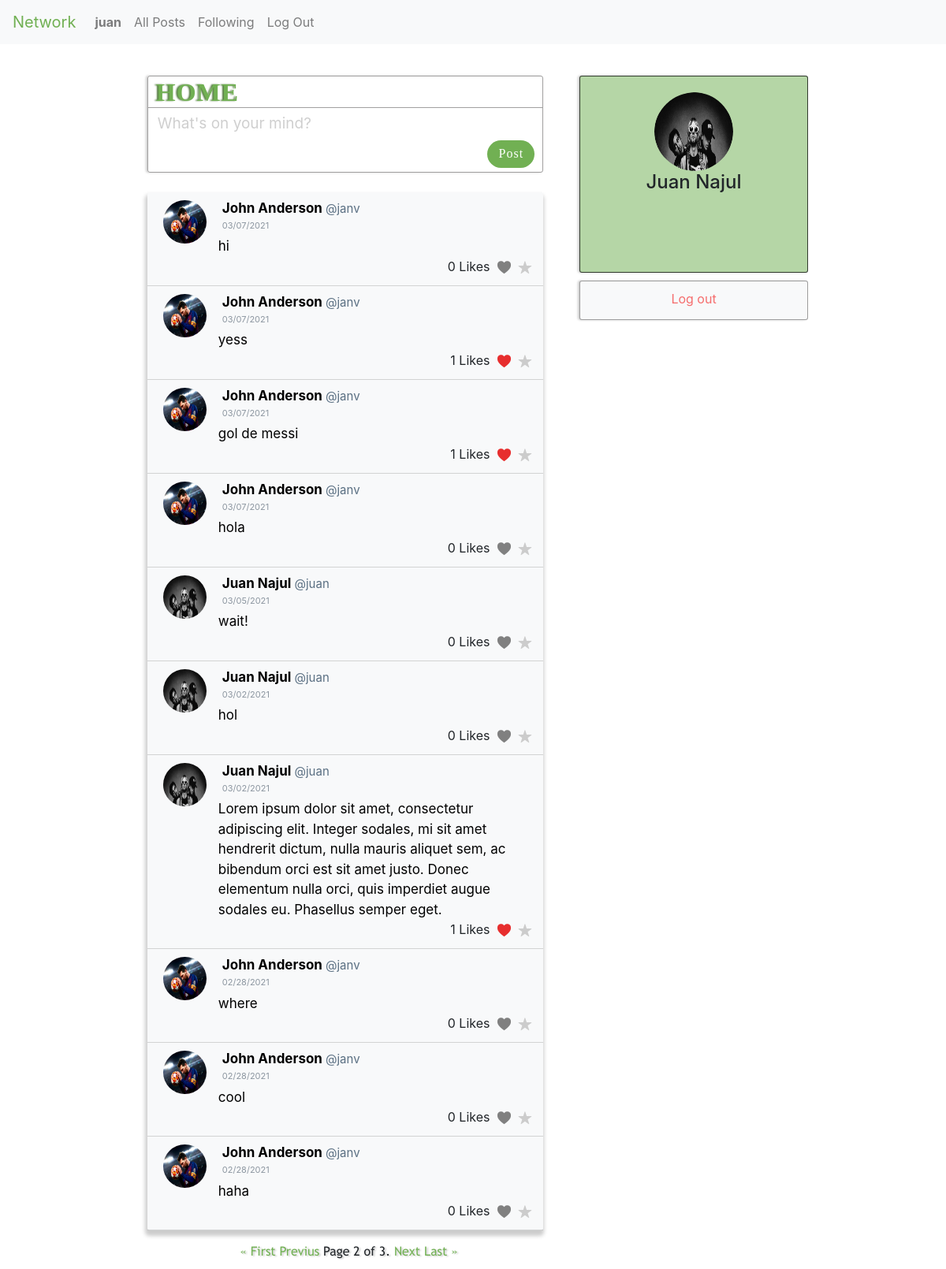
Page /?page=2 (signed in) on the committed database.
### network/models.py (models this page shows, shortened)
class User(AbstractUser):
    profile_image = models.ImageField(default='../static/network/img/defaultprofile.jpg', verbose_name='user_photo', upload_to='profile_img')
    pass

class Post(models.Model):
    content = models.CharField(max_length=255)
    user = models.ForeignKey(User, on_delete=models.CASCADE, related_name="author")
    likes = models.ManyToManyField(User, related_name="post_likes", null=True,blank=True)
    created_at = models.DateTimeField(auto_now_add=True)

### network/views.py (the view)
# urls.py: path("", views.index, name="index"),
def index(request):
    if request.method == "POST":
        if request.user.is_anonymous:
           return HttpResponseRedirect(reverse('index'))
        post_content = request.POST['content']
        new_post = Post(content=post_content, user=request.user)
        new_post.save()
        return HttpResponseRedirect(reverse('index'))
    else:
        posts= Post.objects.all().order_by("-id")
        paginator = Paginator(posts, 10)
        page_number = request.GET.get('page')
        page_obj = paginator.get_page(page_number)
        if request.user.is_authenticated:
            user_current = request.user
            current_user = get_object_or_404(User, username=user_current.username)
        else:
            current_user = None
        return render(request, "network/index.html", {
            "posts": page_obj,
            "current_user":current_user
        })

### network/templates/network/index.html (shortened to what this page needs)
{% extends "network/layout.html" %}
{% load static %}
{% block body %}
<section class="content">
    {% if user.is_authenticated %}
    <div id="post-content">
        <div class="container">
            <div class="row">
                <div id="create-post" class="col-12">
                    <div id="post-title">
                        <h2>HOME</h2s>
                    </div>
                    <div id="post-form" class="form-group">
                        <form action="{% url 'index' %}" method="POST">
                            <textarea oninput='this.style.height = "";this.style.height = this.scrollHeight + "px"'
                            class="form-control"
                            id="postContent"
                            rows="1"
                            maxlength="280"
                            name="content"
                            placeholder="What's on your mind?"></textarea>
                            <button type="submit" id="send-post">Post</button>
                        </form>
                    </div>
                </div>
            </div>
        </div>
    </div>
    {% endif %}
    <div id="profile-content">
        <div class="container">
            <div class="row">
                <aside id="profile-space" class="col-10">
                    {% if request.user.is_authenticated %}
                    <div class="row">
                        <div class="profile-photo">
                            <a href="{% url 'profile' username=current_user.username %}">
                                <img src="{{current_user.profile_image.url}}" alt="">
                            </a>
                        </div>
                    </div>
                    <div class="row">
                        <div class="profile-name">
                            {% if current_user.first_name|length >= 1 and current_user.last_name|length >= 1 %}
                            <h4>{{current_user.first_name}} {{current_user.last_name}}</h4>
                            {% else %}
                            <h4>@{{current_user.username}}</h4>
                            {% endif %}
                        </div>
                    </div>
                    {% endif %}
                </aside>
            </div>
            {% if request.user.is_authenticated %}
            <div class="row">
                <aside id="aside-logout" class="col-10">
                    <a href="{% url 'logout' %}">Log out</a>
                </aside>
            </div>
            {% endif %}
        </div>
    </div>
    <div id="published-content">
        <div class="container">
            <div class="row">
                <div id="published-post" class="col-12">
                    {% for post in posts%}
                    <div class="posts">
                        <div class="row">
                            <div class="post-photo" class="col-2">
                                <a href="{% url 'profile' username=post.user %}">
                                    <img src="{{post.user.profile_image.url}}" alt="" />
                                </a>
                            </div>
                            <div class="post-name col-6">
                                <a href="{% url 'profile' username=post.user %}">
                                    <h6>{{post.user.first_name}} {{post.user.last_name}} <span class="post-username">@{{post.user.username}}</span></h6>
                                </a>
                            </div>
                        </div>
                        <div class="row">
                            <p class="post-date col-12">{{post.created_at|date:"SHORT_DATE_FORMAT"}}</p>
                        </div>
                        <div class="row">
                            <p class="post-content col-12">{{post.content|linebreaksbr}}</p>
                        </div>
                        <div class="row">
                            <div class="post-buttons col-12">
                                <span class="num-likes id_num_likes{{post.id}}">{{post.likes.count}} Likes</span>
                                {% if request.user.is_authenticated %}
                                <span class="{% if request.user in post.likes.all %}in-like-post{% else %}like-post{% endif %} id_color_like{{post.id}}">
                                    <a id="like-post-link" data-postid="{{ post.id }}">N</a>
                                </span>
                                <span class="fav-post"><a href="">R</a></span>
                                {% endif %}
                            </div>
                        </div>
                    </div>
                    {% endfor %}
                </div>
                <div class="pagination">
                    <div id="pagination-content">
                        <span class="step-links">
                        {% if posts.has_previous %}
                            <a href="?page=1">&laquo; First</a>
                            <a href="?page={{ posts.previus_page_number }}">Previus</a>
                        {% endif %}
                        <span class="current">
                            Page {{ posts.number }} of {{ posts.paginator.num_pages }}.
                        </span>
                        {% if posts.has_next %}
                            <a href="?page={{ posts.next_page_number }}">Next</a>
                            <a href="?page={{ posts.paginator.num_pages }}">Last &raquo;</a>
                        {% endif %}
                    </span>
                    </div>
                </div>
            </div>
        </div>
    </div>
</section>
{% endblock %}

### network/templates/network/layout.html (shortened to what this page needs)
{% load static %}
<!DOCTYPE html>
<html lang="en">
    <head>
        <link rel="stylesheet" href="https://stackpath.bootstrapcdn.com/bootstrap/4.4.1/css/bootstrap.min.css">
        <link href="{% static 'network/styles.css' %}" rel="stylesheet">
    </head>
    <body>
        <nav class="navbar navbar-expand-lg navbar-light bg-light">
            <a class="navbar-brand" id="logo-title" href="{% url 'index' %}">Network</a>
            <div>
              <ul class="navbar-nav mr-auto">
                {% if user.is_authenticated %}
                    <li class="nav-item">
                        <a class="nav-link" href="{% url 'profile' username=request.user.username %}"><strong id="username_for_like">{{ user.username }}</strong></a>
                    </li>
                {% endif %}
                <li class="nav-item">
                  <a class="nav-link" href="{% url 'index' %}">All Posts</a>
                </li>
                {% if user.is_authenticated %}
                    <li class="nav-item">
                        <a class="nav-link" href="{% url 'following' %}">Following</a>
                    </li>
                    <li class="nav-item">
                        <a class="nav-link" href="{% url 'logout' %}">Log Out</a>
                    </li>
                {% endif %}
              </ul>
            </div>
        </nav>
        <div class="body">
            {% block body %}
            {% endblock %}
        </div>
    </body>
</html>

### rows in the picture
User: username "juan", profile_image (picture), first_name "Juan", last_name "Najul"
Post: user.profile_image (picture), user.first_name "John", user.last_name "Anderson", user.username "janv", created_at "03/07/2021", content "hi", likes.count "0"
Post: user.profile_image (picture), user.first_name "John", user.last_name "Anderson", user.username "janv", created_at "03/07/2021", content "yess", likes.count "1"
Post: user.profile_image (picture), user.first_name "John", user.last_name "Anderson", user.username "janv", created_at "03/07/2021", content "gol de messi", likes.count "1"
Post: user.profile_image (picture), user.first_name "John", user.last_name "Anderson", user.username "janv", created_at "03/07/2021", content "hola", likes.count "0"
Post: user.profile_image (picture), user.first_name "Juan", user.last_name "Najul", user.username "juan", created_at "03/05/2021", content "wait!", likes.count "0"
Post: user.profile_image (picture), user.first_name "Juan", user.last_name "Najul", user.username "juan", created_at "03/02/2021", content "hol", likes.count "0"
Post: user.profile_image (picture), user.first_name "Juan", user.last_name "Najul", user.username "juan", created_at "03/02/2021", content "Lorem ipsum dolor sit amet, consectetur adipiscing elit. Integer sodales, mi sit amet hendrerit dictum, nulla mauris aliquet sem, ac bibendum orci est sit amet justo. Donec elementum nulla orci, quis imperdiet augue sodales eu. Phasellus semper eget.", likes.count "1"
Post: user.profile_image (picture), user.first_name "John", user.last_name "Anderson", user.username "janv", created_at "02/28/2021", content "where", likes.count "0"
Post: user.profile_image (picture), user.first_name "John", user.last_name "Anderson", user.username "janv", created_at "02/28/2021", content "cool", likes.count "0"
Post: user.profile_image (picture), user.first_name "John", user.last_name "Anderson", user.username "janv", created_at "02/28/2021", content "haha", likes.count "0"

### other values in the picture
{{ posts.number }} "2"
{{ posts.paginator.num_pages }} "3"
